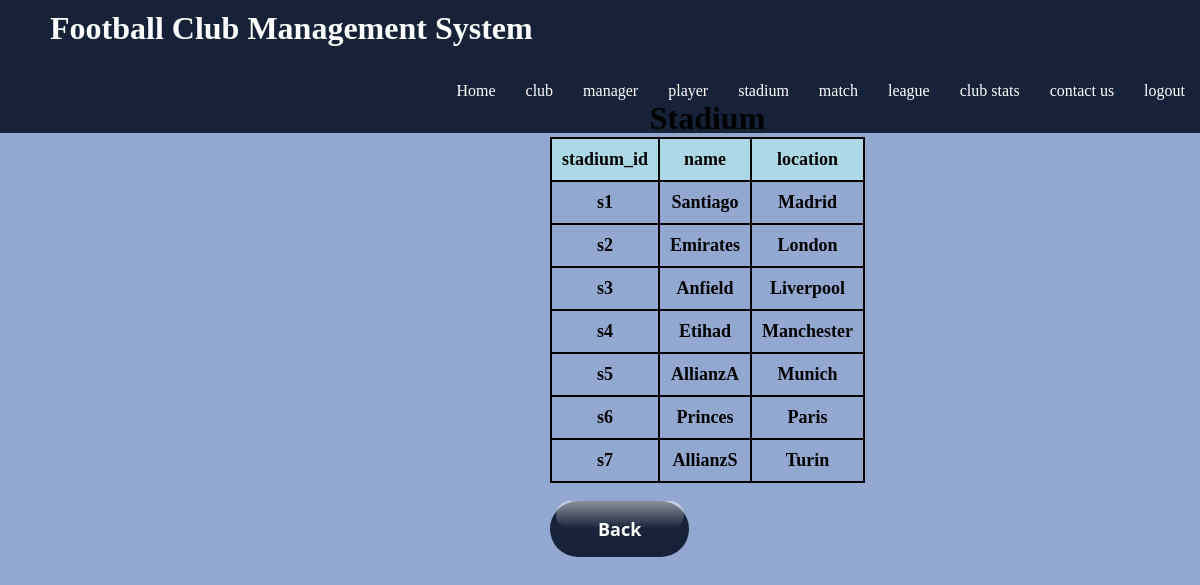
/stadiumdata.php, run on the app's committed database.
### tables this page shows
create table stadium(
	stadium_id varchar(20) primary key,
	name varchar(20),
	location varchar(20)
);

### stadiumdata.php (the view, shortened to what this page needs)
<?php
$user = 'root';
$password = '';
$database = 'football';
$host='localhost';
$mysqli = new mysqli($host,$user,$password,$database);
$sql = "SELECT * FROM stadium ORDER BY stadium_id ASC ";
$result = $mysqli->query($sql);
?>
<!DOCTYPE html>
<html lang="en">
<head>
</head>
<body>
<div id="headder">
    <h1>Football Club Management System</h1>
    <ul id="unol">
      <a href="foot.php"><li>Home</li></a>
      <a href="club.php"><li>club</li></a>
      <a href="manager.php"><li>manager</li></a>
      <a href="player.php"><li>player</li></a>
      <a href="stadium.php"><li>stadium</li></a>
      <a href="match.php"><li>match</li></a>
      <a href="league.php"><li>league</li></a>
      <a href="clubstat.php"><li>club stats</li></a>
      <a href="contactus.php"><li>contact us</li></a>
      <a href="logout.php"><li>logout</li></a>
    </ul>
  </div>
    <div class="center">
        <h1>Stadium</h1>
        <table>
            <tr>
                <th>stadium_id</th>
                <th>name</th>
                <th>location</th>
            </tr>
            <?php
                while($rows=$result->fetch_assoc())
                {
             ?>
            <tr>
                <td><?php echo $rows['stadium_id'];?></td>
                <td><?php echo $rows['name'];?></td>
                <td><?php echo $rows['location'];?></td>
            </tr>
            <?php
                }
             ?>
        </table>
        <br>
        <form action="stadium.php">
        <button class="button-71">Back</button>
            </form>
            </div>
</body>
</html>

### stadiumdata.php (style rules this page uses)
* { margin: 0px; padding: 0px; }
body { display: flex; justify-content: center; min-height: 100vh; background-color:#92a8d1; -webkit-background-size: cover; -moz-background-size: cover; -o-background-size: cover; background-size: cover; }
#headder { background-color:#152238; position: fixed; width:100%; }
#headder h1 { display: inline-block; margin-left: 40px; padding: 10px; font-family: 'Pacifico', cursive; color:white; }
#headder ul { display: inline-block; float:right; }
#headder ul li { display: inline-block; float:left; list-style-type: none; height: 36px; color:white; padding:15px ; padding-top: 25px; font-family: 'Pacifico', cursive; }
#headder ul a { text-decoration-style: none; }
table { margin: 0 auto; font-size: large; color:black; border: 2px solid black; border-collapse: collapse; }
h1 { text-align: center; color:152238; font-size: xx-large; font-family: 'Gill Sans', 'Gill Sans MT', ' Calibri', 'Trebuchet MS', 'sans-serif'; }
tr,th { background-color:#ADD8E6; }
td { background-color:#92a8d1; border: 2px solid black; }
th, td { font-weight: bold; border: 2px solid black; padding: 10px; text-align: center; }
.center { position: fixed; top: 100px; left:550px; }
.button-71 { background-color: #152238; border: 0; border-radius: 56px; color: #fff; cursor: pointer; display: inline-block; font-family: system-ui,-apple-system,system-ui,"Segoe UI",Roboto,Ubuntu,"Helvetica Neue",sans-serif; font-size: 18px; font-weight: 600; outline: 0; padding: 16px 21px; position: relative; text-align: center; text-decoration: none; transition: all .3s; user-select: none; -webkit-user-select: none; touch-action: manipulation; }
.button-71:before { background-color: initial; background-image: linear-gradient(#fff 0, rgba(255, 255, 255, 0) 100%); border-radius: 125px; content: ""; height: 50%; left: 4%; opacity: .5; position: absolute; top: 0; transition: all .3s; width: 92%; }
@media (min-width: 768px) { .button-71 { padding: 16px 48px; } }

### data on the page
stadium: stadium_id "s1", name "Santiago", location "Madrid"
stadium: stadium_id "s2", name "Emirates", location "London"
stadium: stadium_id "s3", name "Anfield", location "Liverpool"
stadium: stadium_id "s4", name "Etihad", location "Manchester"
stadium: stadium_id "s5", name "AllianzA", location "Munich"
stadium: stadium_id "s6", name "Princes", location "Paris"
stadium: stadium_id "s7", name "AllianzS", location "Turin"
